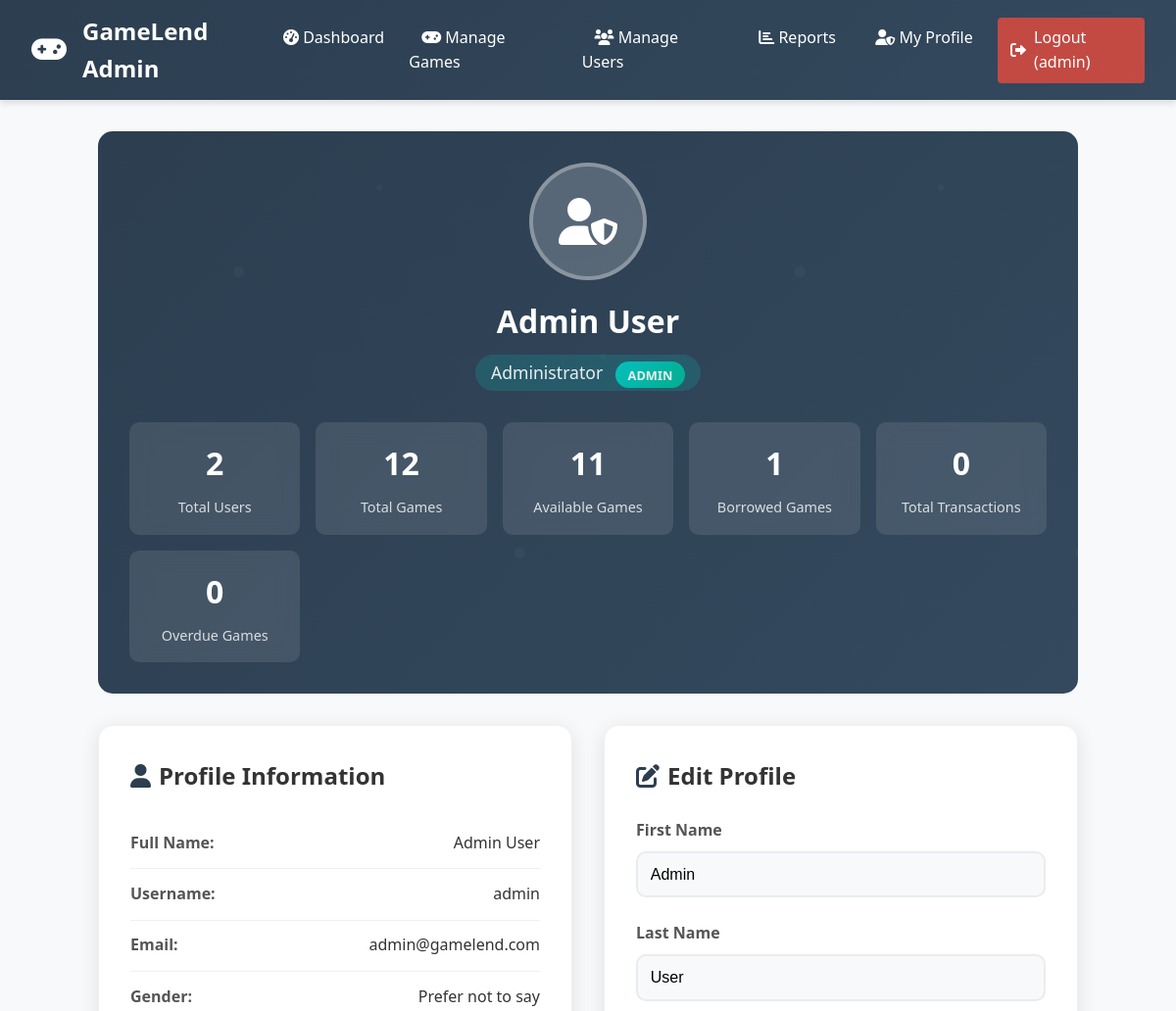
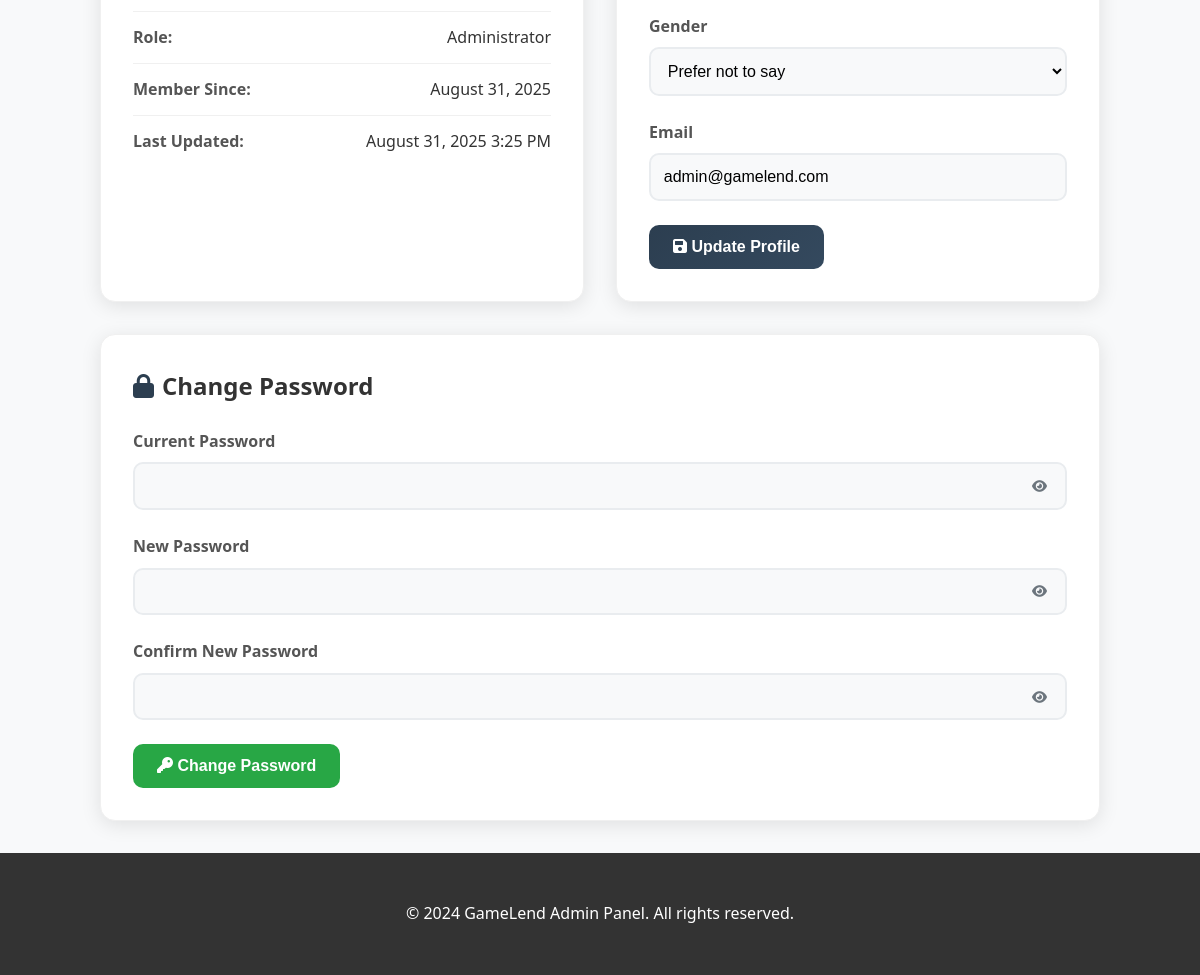
Screenshot of /admin/profile.php (signed in) with the database file from the repository (2 pictures, top to bottom).
### tables this page shows
CREATE TABLE `users` (
  `id` int(11) NOT NULL,
  `username` varchar(50) NOT NULL,
  `email` varchar(100) NOT NULL,
  `password` varchar(255) NOT NULL,
  `first_name` varchar(50) NOT NULL,
  `last_name` varchar(50) NOT NULL,
  `gender` enum('male','female','other','prefer_not_to_say') NOT NULL,
  `role` enum('admin','customer') DEFAULT 'customer',
  `status` enum('active','disabled') DEFAULT 'active',
  `created_at` timestamp NOT NULL DEFAULT current_timestamp(),
  `updated_at` timestamp NOT NULL DEFAULT current_timestamp() ON UPDATE current_timestamp()
);

### admin/profile.php (the view, shortened to what this page needs)
<?php
require_once '../db/db_connect.php';
$user_id = $_SESSION['user_id'];
$stmt = $pdo->prepare("SELECT * FROM users WHERE id = ?");
$stmt->execute([$user_id]);
$user = $stmt->fetch();
$stats = [];
$stmt = $pdo->query("SELECT COUNT(*) as count FROM users WHERE role = 'customer'");
$stats['total_users'] = $stmt->fetch()['count'];
$stmt = $pdo->query("SELECT COUNT(*) as count FROM games");
$stats['total_games'] = $stmt->fetch()['count'];
$stmt = $pdo->query("SELECT COUNT(*) as count FROM games WHERE status = 'available'");
$stats['available_games'] = $stmt->fetch()['count'];
$stmt = $pdo->query("SELECT COUNT(*) as count FROM games WHERE status = 'borrowed'");
$stats['borrowed_games'] = $stmt->fetch()['count'];
$stmt = $pdo->query("SELECT COUNT(*) as count FROM borrow_transactions");
$stats['total_transactions'] = $stmt->fetch()['count'];
$stmt = $pdo->query("SELECT COUNT(*) as count FROM borrow_transactions
                     WHERE status = 'borrowed' AND borrow_date < DATE_SUB(NOW(), INTERVAL 14 DAY)");
$stats['overdue_games'] = $stmt->fetch()['count'];
include 'includes/admin_header.php';
?>
<div class="profile-container">
    <div class="profile-header">
        <div class="profile-avatar">
            <i class="fas fa-user-shield"></i>
        </div>
        <h1 class="profile-name"><?php echo htmlspecialchars($user['first_name'] . ' ' . $user['last_name']); ?></h1>
        <p class="profile-role">Administrator <span class="admin-badge">ADMIN</span></p>
        <div class="profile-stats">
            <div class="stat-card">
                <div class="stat-number"><?php echo $stats['total_users']; ?></div>
                <div class="stat-label">Total Users</div>
            </div>
            <div class="stat-card">
                <div class="stat-number"><?php echo $stats['total_games']; ?></div>
                <div class="stat-label">Total Games</div>
            </div>
            <div class="stat-card">
                <div class="stat-number"><?php echo $stats['available_games']; ?></div>
                <div class="stat-label">Available Games</div>
            </div>
            <div class="stat-card">
                <div class="stat-number"><?php echo $stats['borrowed_games']; ?></div>
                <div class="stat-label">Borrowed Games</div>
            </div>
            <div class="stat-card">
                <div class="stat-number"><?php echo $stats['total_transactions']; ?></div>
                <div class="stat-label">Total Transactions</div>
            </div>
            <div class="stat-card">
                <div class="stat-number"><?php echo $stats['overdue_games']; ?></div>
                <div class="stat-label">Overdue Games</div>
            </div>
        </div>
    </div>
    <div class="profile-content">
        <div class="profile-section">
            <h2 class="section-title">
                <i class="fas fa-user"></i>
                Profile Information
            </h2>
            <div class="info-item">
                <span class="info-label">Full Name:</span>
                <span class="info-value"><?php echo htmlspecialchars($user['first_name'] . ' ' . $user['last_name']); ?></span>
            </div>
            <div class="info-item">
                <span class="info-label">Username:</span>
                <span class="info-value"><?php echo htmlspecialchars($user['username']); ?></span>
            </div>
            <div class="info-item">
                <span class="info-label">Email:</span>
                <span class="info-value"><?php echo htmlspecialchars($user['email']); ?></span>
            </div>
            <div class="info-item">
                <span class="info-label">Gender:</span>
                <span class="info-value"><?php echo ucfirst(str_replace('_', ' ', $user['gender'])); ?></span>
            </div>
            <div class="info-item">
                <span class="info-label">Role:</span>
                <span class="info-value">Administrator</span>
            </div>
            <div class="info-item">
                <span class="info-label">Member Since:</span>
                <span class="info-value"><?php echo date('F j, Y', strtotime($user['created_at'])); ?></span>
            </div>
            <div class="info-item">
                <span class="info-label">Last Updated:</span>
                <span class="info-value"><?php echo date('F j, Y g:i A', strtotime($user['updated_at'])); ?></span>
            </div>
        </div>
        <div class="profile-section">
            <h2 class="section-title">
                <i class="fas fa-edit"></i>
                Edit Profile
            </h2>
            <form method="POST">
                <div class="form-group">
                    <label for="first_name" class="form-label">First Name</label>
                    <input type="text" id="first_name" name="first_name" class="form-control"
                           value="<?php echo htmlspecialchars($user['first_name']); ?>" required>
                </div>
                <div class="form-group">
                    <label for="last_name" class="form-label">Last Name</label>
                    <input type="text" id="last_name" name="last_name" class="form-control"
                           value="<?php echo htmlspecialchars($user['last_name']); ?>" required>
                </div>
                <div class="form-group">
                    <label for="gender" class="form-label">Gender</label>
                    <select id="gender" name="gender" class="form-control" required>
                        <option value="prefer_not_to_say" <?php echo $user['gender'] === 'prefer_not_to_say' ? 'selected' : ''; ?>>Prefer not to say</option>
                    </select>
                </div>
                <div class="form-group">
                    <label for="email" class="form-label">Email</label>
                    <input type="email" id="email" name="email" class="form-control"
                           value="<?php echo htmlspecialchars($user['email']); ?>" required>
                </div>
                <button type="submit" class="btn btn-primary">
                    <i class="fas fa-save"></i> Update Profile
                </button>
            </form>
        </div>
    </div>
    <div class="profile-section" style="margin-top: 2rem;">
        <h2 class="section-title">
            <i class="fas fa-lock"></i>
            Change Password
        </h2>
        <form method="POST">
            <div class="form-group">
                <label for="current_password" class="form-label">Current Password</label>
                <div class="password-container">
                    <input type="password" id="current_password" name="current_password" class="form-control" required>
                    <button type="button" class="toggle-password" onclick="togglePasswordVisibility('current_password')">
                        <i class="fas fa-eye"></i>
                    </button>
                </div>
            </div>
            <div class="form-group">
                <label for="new_password" class="form-label">New Password</label>
                <div class="password-container">
                    <input type="password" id="new_password" name="new_password" class="form-control" required>
                    <button type="button" class="toggle-password" onclick="togglePasswordVisibility('new_password')">
                        <i class="fas fa-eye"></i>
                    </button>
                </div>
            </div>
            <div class="form-group">
                <label for="confirm_password" class="form-label">Confirm New Password</label>
                <div class="password-container">
                    <input type="password" id="confirm_password" name="confirm_password" class="form-control" required>
                    <button type="button" class="toggle-password" onclick="togglePasswordVisibility('confirm_password')">
                        <i class="fas fa-eye"></i>
                    </button>
                </div>
            </div>
            <button type="submit" class="btn btn-success">
                <i class="fas fa-key"></i> Change Password
            </button>
        </form>
    </div>
</div>
<?php include 'includes/admin_footer.php'; ?>

### assets/css/style.css (style rules this page uses)
* { margin: 0; padding: 0; box-sizing: border-box; }
body { font-family: 'Segoe UI', Tahoma, Geneva, Verdana, sans-serif; line-height: 1.6; color: #333; background-color: #f8f9fa; }
.form-group { margin-bottom: 1.5rem; }
.form-label { display: block; margin-bottom: 0.5rem; font-weight: 600; color: #555; }
.form-control { width: 100%; padding: 0.75rem; border: 2px solid #ddd; border-radius: 5px; font-size: 1rem; transition: border-color 0.3s; }
.btn { display: inline-block; padding: 0.75rem 1.5rem; border: none; border-radius: 5px; font-size: 1rem; font-weight: 600; text-decoration: none; cursor: pointer; transition: all 0.3s; text-align: center; }
.btn-primary { background: linear-gradient(135deg, #667eea 0%, #764ba2 100%); color: white; }
.btn-success { background: #28a745; color: white; }

### admin/includes/admin_header.php (style rules this page uses)
:root { --primary: #6c5ce7; --primary-dark: #5649c9; --secondary: #00cec9; --dark: #2d3436; --light: #f5f6fa; --gray: #dfe6e9; --shadow: 0 4px 6px rgba(0, 0, 0, 0.1); --transition: all 0.3s ease; }
* { margin: 0; padding: 0; box-sizing: border-box; }
body { font-family: 'Segoe UI', Tahoma, Geneva, Verdana, sans-serif; background-color: #f8f9fa; color: var(--dark); line-height: 1.6; }
.admin-badge { background: var(--secondary); color: var(--dark); padding: 0.2rem 0.5rem; border-radius: 12px; font-size: 0.8rem; font-weight: bold; margin-left: 0.5rem; }

### rows the page displays
users: first_name+last_name "Admin User", username "admin", email "admin@gamelend.com", gender "Prefer not to say", created_at "August 31, 2025", updated_at "August 31, 2025 3:25 PM", first_name "Admin", last_name "User"

### other values shown
$_SESSION['username'] "admin"
$stats['total_users'] "2"
$stats['total_games'] "12"
$stats['available_games'] "11"
$stats['borrowed_games'] "1"
$stats['total_transactions'] "0"
$stats['overdue_games'] "0"
